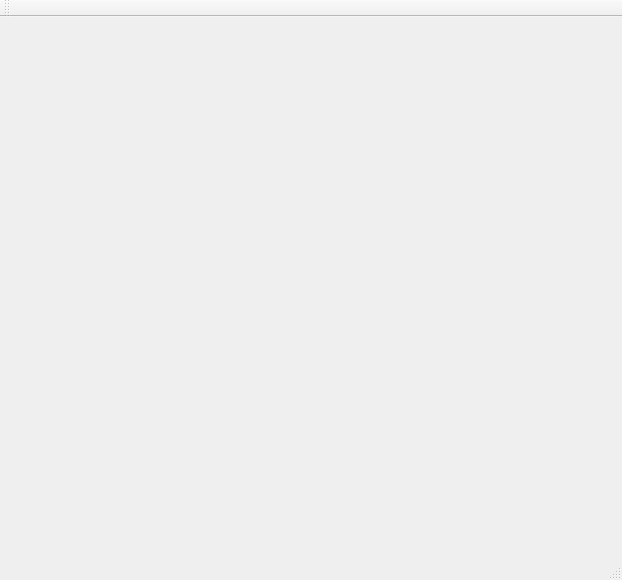
<?xml version="1.0" encoding="UTF-8"?>
<ui version="4.0">
 <class>MainWindow</class>
 <widget class="QMainWindow" name="MainWindow">
  <property name="geometry">
   <rect>
    <x>0</x>
    <y>0</y>
    <width>622</width>
    <height>580</height>
   </rect>
  </property>
  <property name="windowTitle">
   <string>MainWindow</string>
  </property>
  <widget class="QWidget" name="centralWidget"/>
  <widget class="QMenuBar" name="menuBar">
   <property name="geometry">
    <rect>
     <x>0</x>
     <y>0</y>
     <width>622</width>
     <height>22</height>
    </rect>
   </property>
  </widget>
  <widget class="QToolBar" name="mainToolBar">
   <attribute name="toolBarArea">
    <enum>TopToolBarArea</enum>
   </attribute>
   <attribute name="toolBarBreak">
    <bool>false</bool>
   </attribute>
  </widget>
  <widget class="QStatusBar" name="statusBar"/>
 </widget>
 <layoutdefault spacing="6" margin="11"/>
 <resources/>
 <connections/>
</ui>
